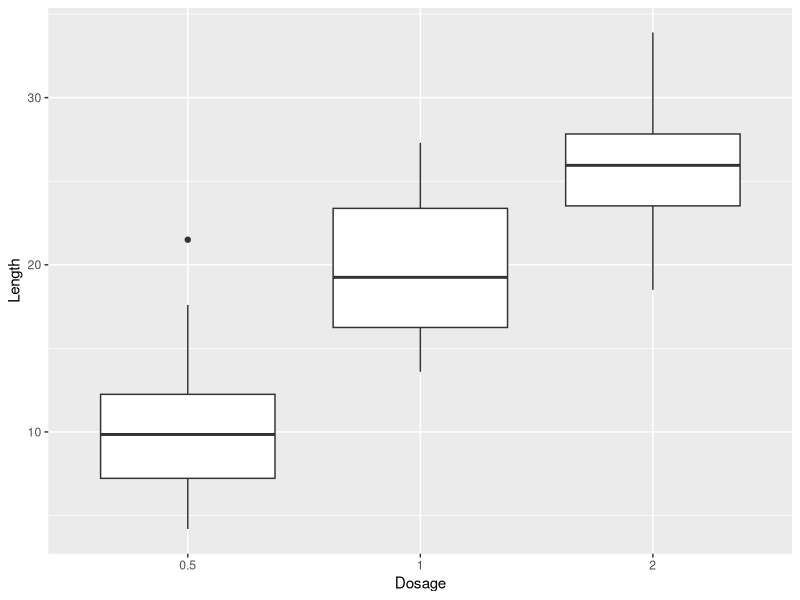

Write the R code that produced this figure.
## ---- chunk 1
library(ggplot2)
data("ToothGrowth")
## ---- chunk 2
head(ToothGrowth)
## ---- chunk 3
table(ToothGrowth$supp)
table(ToothGrowth$dose)
## ---- chunk 4
summary(ToothGrowth)

## ---- chunk 5
cor(ToothGrowth[sapply(ToothGrowth,is.numeric)])
## ---- chunk 6
plt1<-ggplot(ToothGrowth,aes(x=factor(dose),y=len,fil=factor(dose)))
plt1+geom_boxplot()+xlab("Dosage")+ylab("Length")

## ---- chunk 7
Interval<-(mean(ToothGrowth$len)+c(-1,1)*qnorm(0.975)*sd(ToothGrowth$len)/sqrt(length(ToothGrowth$len)))
Interval
## ---- chunk 8
t.test(len~supp,data=ToothGrowth)

## ---- chunk 9
dos1<-subset(ToothGrowth,dose==0.5)
dos2<-subset(ToothGrowth,dose==1)
dos3<-subset(ToothGrowth,dose==2)


t.test(len~supp,data=dos1)
t.test(len~supp,data=dos2)
t.test(len~supp,data=dos3)

